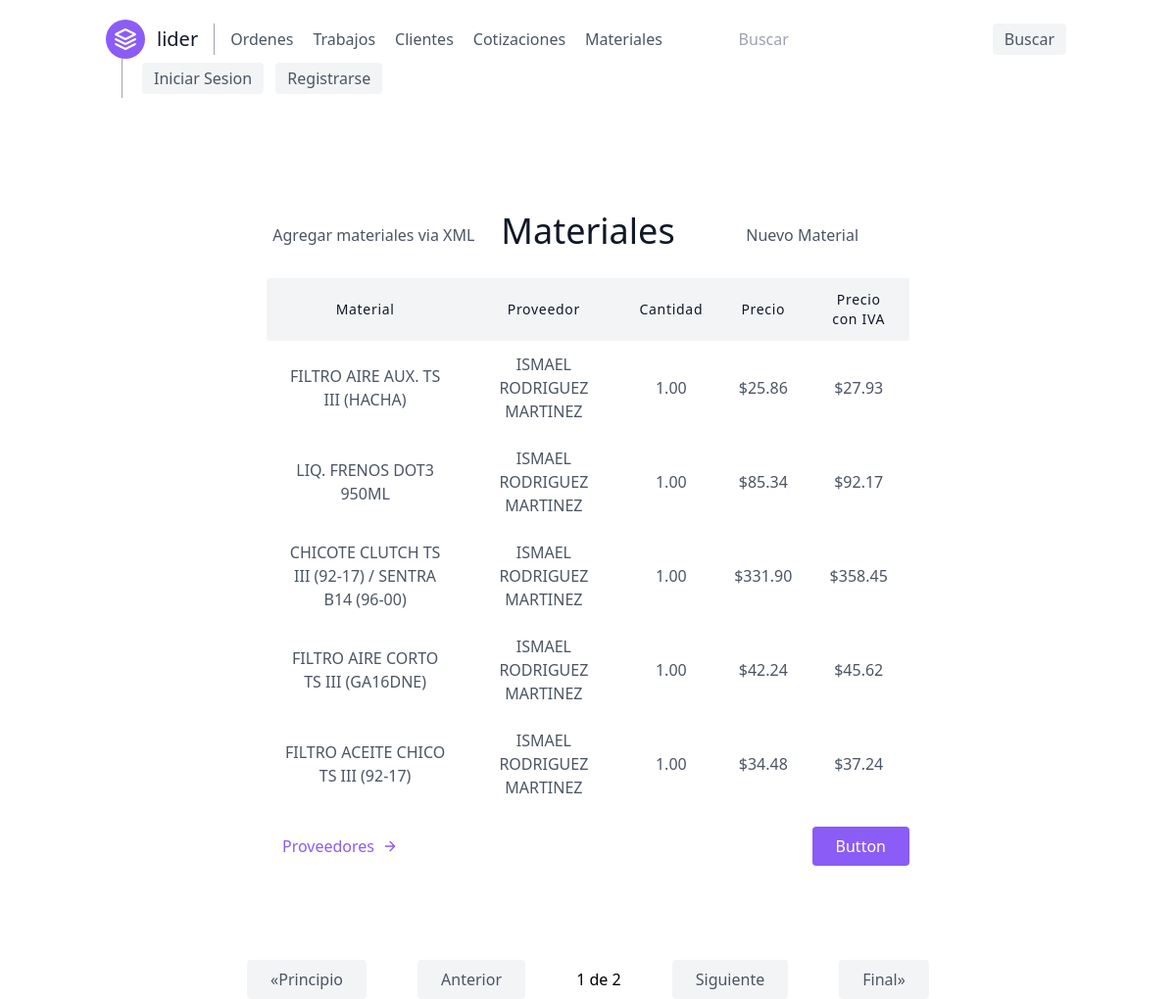
The app's page /cotizaciones/materiales/, older data.
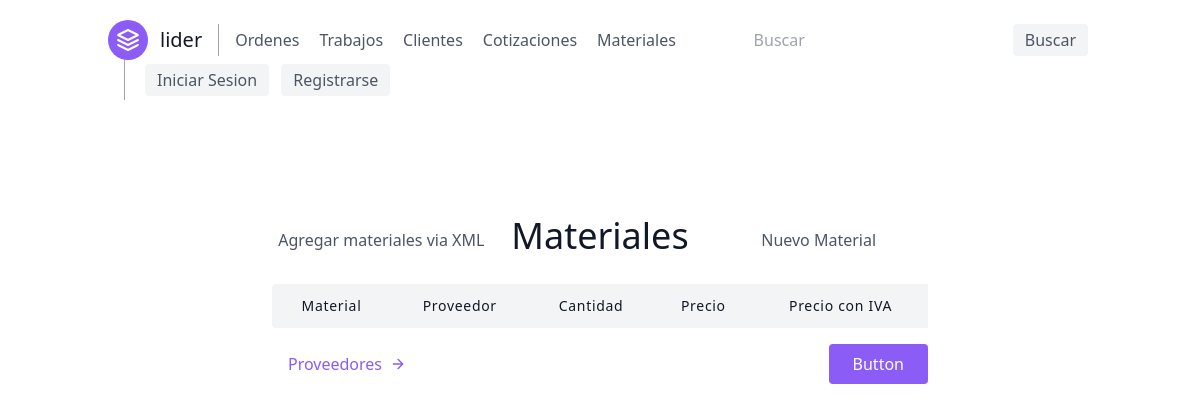
The same page, newer data.
### orders/models.py (models this page shows, shortened)
class Material(models.Model):
    id = models.CharField(max_length=50, primary_key=True)
    name = models.CharField(max_length=50, verbose_name='Nombre del Material', null=True)
    supplier_id = models.ForeignKey(Supplier, on_delete=models.SET_NULL, null=True)
    quantity_ordered = models.FloatField(verbose_name='Cantidad', default=0)
    unit_code = models.CharField(max_length=5, verbose_name='Codigo Unidad', default='')
    unit_price = models.FloatField(verbose_name='Precio', default=0)
    vat = models.CharField(max_length=4, choices=[('1.16', '16%'),
                                                  ('1.08', '8%'),
                                                  ('1', 'N/A')],
                           default=1.08, verbose_name='Precio con IVA')
    @property
    def get_vat_price(self):
        return float(self.vat) * self.unit_price

class Supplier(models.Model):
    id = models.CharField(max_length=13, primary_key=True, verbose_name='RFC')
    name = models.CharField(max_length=50, blank=True, null=True)
    city = models.CharField(max_length=50, null=True, blank=True)

### budgets/views.py (the view)
# urls.py: path('materiales/', MaterialsView.as_view(), name='material-list'),
class MaterialsView(generic.ListView):
    model = Material
    template_name = 'materials/material_list.html'
    ordering = ('id',)
    paginate_by = 5

### budgets/templates/materials/material_list.html
{% extends 'base.html' %}
{% block content %}
    <section class="text-gray-600 body-font">
        <div class="container px-5 py-24 mx-auto">
            <div class="grid grid-cols-3 text-center w-2/3 mb-5 mx-auto">
                <a class="grid content-center justify-center" href="{% url 'material-create-xml' %}">Agregar materiales
                    via
                    XML</a>
                <h1 class=" sm:text-4xl text-3xl font-medium title-font mb-2 text-gray-900">Materiales</h1>
                <a class="grid content-center justify-center" href="{% url 'material-create' %}">Nuevo Material</a>
            </div>
            <div class="lg:w-2/3 w-full mx-auto overflow-auto">
                <table class="table-auto w-full text-center whitespace-no-wrap">
                    <thead>
                    <tr>
                        <th class="px-4 py-3 title-font tracking-wider font-medium text-gray-900 text-sm bg-gray-100 rounded-tl rounded-bl">
                            Material
                        </th>
                        <th class="px-4 py-3 title-font tracking-wider font-medium text-gray-900 text-sm bg-gray-100">
                            Proveedor
                        </th>
                        <th class="px-4 py-3 title-font tracking-wider font-medium text-gray-900 text-sm bg-gray-100">
                            Cantidad
                        </th>
                        <th class="px-4 py-3 title-font tracking-wider font-medium text-gray-900 text-sm bg-gray-100">
                            Precio
                        </th>
                        <th class="px-4 py-3 title-font tracking-wider font-medium text-gray-900 text-sm bg-gray-100">
                            Precio con IVA
                        </th>
                    </tr>
                    </thead>
                    <tbody>
                    {% for object in object_list %}
                        <tr>
                            <td class="px-4 py-3">{{ object.name }}</td>
                            <td class="px-4 py-3"><a
                                    href="{% url 'suppliers:supplier-detail' object.supplier_id.id %}">{{ object.supplier_id.name }}</a>
                            </td>
                            <td class="px-4 py-3">{{ object.quantity_ordered|floatformat:'02g' }}</td>
                            <td class="px-4 py-3">${{ object.unit_price|floatformat:'02g' }}</td>
                            <td class="px-4 py-4">${{ object.get_vat_price|floatformat:'02g' }}</td>
                        </tr>
                    {% endfor %}
                    </tbody>
                </table>
            </div>
            <div class="flex pl-4 mt-4 lg:w-2/3 w-full mx-auto">
                <a class="text-purple-500 inline-flex items-center md:mb-2 lg:mb-0"
                   href="{% url 'suppliers:supplier-list' %}">Proveedores
                    <svg fill="none" stroke="currentColor" stroke-linecap="round" stroke-linejoin="round"
                         stroke-width="2" class="w-4 h-4 ml-2" viewBox="0 0 24 24">
                        <path d="M5 12h14M12 5l7 7-7 7"></path>
                    </svg>
                </a>
                <button class="flex ml-auto text-white bg-purple-500 border-0 py-2 px-6 focus:outline-none hover:bg-purple-600 rounded">
                    Button
                </button>
            </div>
        </div>
    </section>
{% endblock content %}

### templates/base.html (shortened to what this page needs)
<!DOCTYPE HTML>
<html lang="EN">
<head>
    {% include 'scripts.html' %}
</head>
<body>
{% include "navbar.html" %}
{% block content %}
{% endblock content %}
{% include 'paginator.html' %}
</body>
</html>

### templates/scripts.html (shortened to what this page needs)
<link href="https://unpkg.com/tailwindcss@^2/dist/tailwind.min.css" rel="stylesheet">

### templates/navbar.html (shortened to what this page needs)
<header class="text-gray-600 body-font">
    <div class="container mx-auto flex flex-wrap p-5 flex-col md:flex-row items-center">
        <a href="{% url 'home' %}" class="flex title-font font-medium items-center text-gray-900 mb-4 md:mb-0">
            <svg xmlns="http://www.w3.org/2000/svg" fill="none" stroke="currentColor" stroke-linecap="round"
                 stroke-linejoin="round" stroke-width="2" class="w-10 h-10 text-white p-2 bg-purple-500 rounded-full"
                 viewBox="0 0 24 24">
                <path d="M12 2L2 7l10 5 10-5-10-5zM2 17l10 5 10-5M2 12l10 5 10-5"></path>
            </svg>
            <span class="ml-3 text-xl">lider</span>
        </a>
        <nav class="md:mr-auto md:ml-4 md:py-1 md:pl-4 md:border-l md:border-gray-400	flex flex-wrap items-center text-base justify-center">
            <a class="mr-5 hover:text-gray-900" href="{% url 'order-list' %}">Ordenes</a>
            <a class="mr-5 hover:text-gray-900" href="{% url 'lider' %}">Trabajos</a>
            <a class="mr-5 hover:text-gray-900" href="{% url 'customers' %}">Clientes</a>
            <a class="mr-5 hover:text-gray-900" href="{% url 'budgets' %}">Cotizaciones</a>
            <a class="mr-5 hover:text-gray-900" href="{% url 'material-list' %}">Materiales</a>
        </nav>
        <form class="my-auto" role="search"
              method="GET" action="{% url 'search' %}">
            <input class='mr-5 hover:text-gray-900' type="text" placeholder="Buscar" aria-label="Search" name="q">
            <button class="items-center justify-center flex flex-wrap inline-flex items-center bg-gray-100 border-0 py-1 px-3 focus:outline-none hover:bg-gray-200 rounded text-base mt-4 md:mt-0 mx-1"
                    type="submit">Buscar
            </button>
        </form>
        <div class="md:ml-4 md:py-1 md:pl-4 md:border-l md:border-gray-400">
            {% if request.user.is_authenticated %}
                <a class="mr-5 hover:text-gray-900">{{ request.user }}</a>
                <a href="{% url 'logout' %}"
                   class="inline-flex items-center bg-gray-100 border-0 py-1 px-3 focus:outline-none hover:bg-gray-200 rounded text-base mt-4 md:mt-0 mx-1">
                    Cerrar Sesion
                </a>
            {% else %}
                <a href="{% url 'login' %}"
                   class="inline-flex items-center bg-gray-100 border-0 py-1 px-3 focus:outline-none hover:bg-gray-200 rounded text-base mt-4 md:mt-0 mx-1">
                    Iniciar Sesion
                </a>
                <a href="{% url 'register-signup' %}"
                   class="inline-flex items-center bg-gray-100 border-0 py-1 px-3 focus:outline-none hover:bg-gray-200 rounded text-base mt-4 md:mt-0 mx-1">
                    Registrarse
                </a>
            {% endif %}
        </div>
    </div>
</header>

### templates/paginator.html
{% if is_paginated %}
    <section class="flex justify-center content-end">
        <div class="w-2/3 flex justify-evenly items-center">
            {% if page_obj.has_previous %}
                <a class="text-gray-600 bg-gray-100 py-2 px-6 hover:bg-gray-200 rounded" href="?page=1">&laquoPrincipio</a>
                <a class="text-gray-600 bg-gray-100 py-2 px-6 hover:bg-gray-200 rounded" href="?page={{ page_obj.previous_page_number }}">Anterior</a>
            {% else %}
                <a class="text-gray-600 bg-gray-100 py-2 px-6 hover:bg-gray-200 rounded" href="?page=1">&laquoPrincipio</a>
                <a class="text-gray-600 bg-gray-100 py-2 px-6 hover:bg-gray-200 rounded">Anterior</a>
            {% endif %}
            {{ page_obj.number }} de {{ page_obj.paginator.num_pages }}
            {% if page_obj.has_next %}
                <a class="text-gray-600 bg-gray-100 py-2 px-6 hover:bg-gray-200 rounded" href="?page={{ page_obj.next_page_number }}">Siguiente</a>
                <a class="text-gray-600 bg-gray-100 py-2 px-6 hover:bg-gray-200 rounded" href="?page={{ page_obj.paginator.num_pages }}">Final&raquo;</a>
            {% else %}
                <a class="text-gray-600 bg-gray-100 py-2 px-6 hover:bg-gray-200 rounded">Siguiente</a>
                <a class="text-gray-600 bg-gray-100 py-2 px-6 hover:bg-gray-200 rounded" href="?page={{ page_obj.paginator.num_pages }}">Final&raquo;</a>
            {% endif %}
        </div>
    </section>
{% endif %}

Row changes from the older to the newer data that the page shows:
removed Material: name "FILTRO AIRE AUX. TS III (HACHA)", supplier_id.name "ISMAEL RODRIGUEZ MARTINEZ", quantity_ordered "1.00", unit_price "25.86", get_vat_price "27.93"
removed Material: name "LIQ. FRENOS DOT3 950ML", supplier_id.name "ISMAEL RODRIGUEZ MARTINEZ", quantity_ordered "1.00", unit_price "85.34", get_vat_price "92.17"
removed Material: name "CHICOTE CLUTCH TS III (92-17) / SENTRA B14 (96-00)", supplier_id.name "ISMAEL RODRIGUEZ MARTINEZ", quantity_ordered "1.00", unit_price "331.90", get_vat_price "358.45"
removed Material: name "FILTRO AIRE CORTO TS III (GA16DNE)", supplier_id.name "ISMAEL RODRIGUEZ MARTINEZ", quantity_ordered "1.00", unit_price "42.24", get_vat_price "45.62"
removed Material: name "FILTRO ACEITE CHICO TS III (92-17)", supplier_id.name "ISMAEL RODRIGUEZ MARTINEZ", quantity_ordered "1.00", unit_price "34.48", get_vat_price "37.24"
Text that changed along with them:
{{ page_obj.number }}: "1" → (not shown)
{{ page_obj.paginator.num_pages }}: "2" → (not shown)
text no longer shown: "«Principio Anterior de Siguiente Final»"
